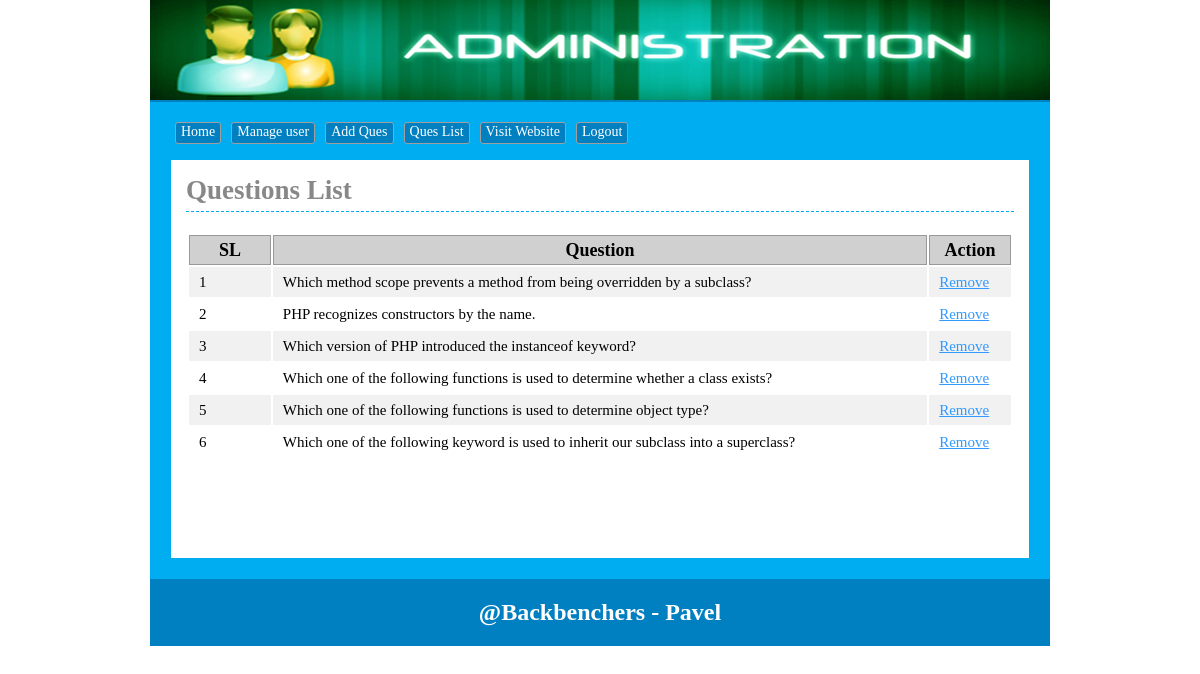
/admin/queslist.php (signed in), run on the app's committed database.
### tables this page shows
CREATE TABLE `tbl_ques` (
  `quesid` int(11) NOT NULL,
  `quesno` int(11) NOT NULL,
  `ques` text NOT NULL
);

### lib/Database.php (called while the page is built, shortened)
<?php
Class Database{
	public $host   = DB_HOST;
	public $user   = DB_USER;
	public $pass   = DB_PASS;
	public $dbname = DB_NAME;
	public $link;
	private function connectDB(){
	$this->link = new mysqli($this->host, $this->user, $this->pass, $this->dbname);
 }
	public function select($query){
		$result = $this->link->query($query) or die($this->link->error.__LINE__);
		if($result->num_rows > 0){
			return $result;
		} else {
			return false;
		}
	}
}

### classes/Exam.php (called while the page is built, shortened)
<?php
    $filepath = realpath(dirname(__FILE__));
	include_once ($filepath.'/../lib/Database.php');
?>
<?php
    class Exam{
        private $db;
        public function __construct(){
        	$this->db = new Database();
        }
        public function getAllQues(){
            $query = "SELECT * FROM tbl_ques ORDER BY quesno ASC";
            $result = $this->db->select($query);
            return $result;
        }
    }

### admin/queslist.php (the view, shortened to what this page needs)
<?php
    $filepath = realpath(dirname(__FILE__));
	include_once ($filepath.'/inc/header.php');
    include_once ("../classes/Exam.php");
    $exm = new Exam();
?>
<div class="main">
    <h1>Questions List</h1>
    <div class="question">
    	<table class="tblone">
            <tr>
                <th width="10%">SL</th>
                <th width="80%">Question</th>
                <th width="20%">Action</th>
            </tr>
            <?php
                $allQues = $exm->getAllQues();
                if($allQues){
                    $i = 0;
                    while ($data = $allQues->fetch_assoc()) {
                        $i++;
            ?>
            <tr>
                <td><?php echo $i; ?></td>
                <td><?php echo $data['ques']; ?></td>
                <td>
                    <a onclick="return confirm('Are You Sure To Remove?')" href="?remove=<?php echo $data['quesno']; ?>">Remove</a>
                </td>
            </tr>
            <?php
                    }
                }
            ?>
        </table>
    </div>
</div>
<?php include 'inc/footer.php'; ?>

### admin/css/admin.css (style rules this page uses)
* { margin:0;padding:0;outline:none }
body { font-family:verdana }
.tblone { width:100%;border:1px solid #fff;margin:20px 0 }
.tblone td { font-size: 15px; padding: 5px 10px; }
table.tblone th { background-color: #d0d0d0; border: 1px solid #999; }
table.tblone tr:nth-child(2n+1) { background:#fff;height:30px; }
table.tblone tr:nth-child(2n) { background:#f1f1f1;height:30px; }
.tblone td a { color:#3399FF; }
.main { background: #fff none repeat scroll 0 0; border: 1px solid #00ACF0; margin-top: 10px; min-height: 368px; padding: 15px; width: 828px; }
.main h1 { border-bottom: 1px dashed #00ACF0; color: #888; margin: 0 0 5px; padding-bottom: 5px; }

### data on the page
tbl_ques: ques "Which method scope prevents a method from being overridden by a subclass?"
tbl_ques: ques "PHP recognizes constructors by the name."
tbl_ques: ques "Which version of PHP introduced the instanceof keyword?"
tbl_ques: ques "Which one of the following functions is used to determine whether a class exists?"
tbl_ques: ques "Which one of the following functions is used to determine object type?"
tbl_ques: ques "Which one of the following keyword is used to inherit our subclass into a superclass?"
